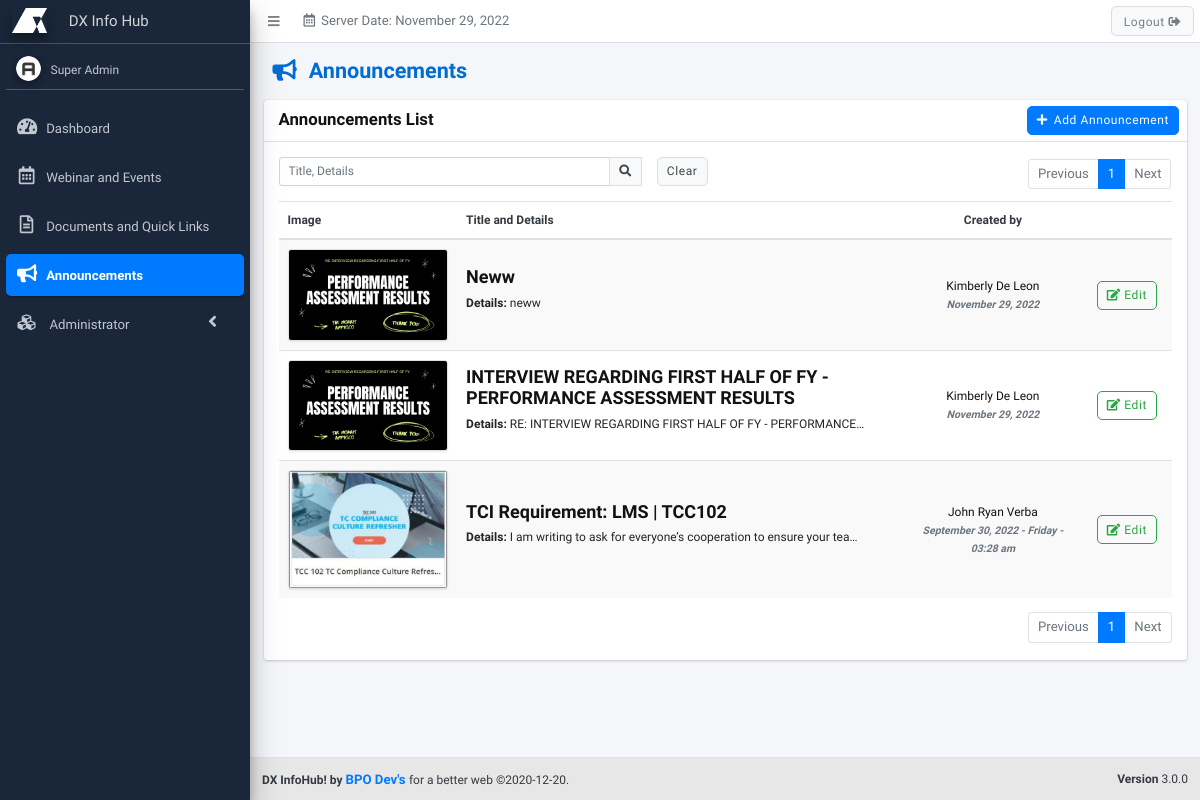
Screenshot of /pages/announcements/index.php (signed in) with the database file from the repository.
### tables this page shows
CREATE TABLE `announcements` (
  `id` int(255) UNSIGNED NOT NULL,
  `user_id` int(255) NOT NULL,
  `announcements_title` varchar(255) NOT NULL DEFAULT '',
  `announcements_details` text NOT NULL,
  `announcements_img` varchar(255) NOT NULL,
  `announcements_count` int(1) NOT NULL DEFAULT 0,
  `date_edit` varchar(255) NOT NULL,
  `date_created` varchar(255) DEFAULT NULL,
  `announcements_status` int(255) NOT NULL DEFAULT 0,
  `temp_del` int(11) NOT NULL DEFAULT 0,
  `timestamp` timestamp NOT NULL DEFAULT current_timestamp() ON UPDATE current_timestamp()
);

CREATE TABLE `users` (
  `user_id` bigint(20) NOT NULL,
  `user_employee_id` varchar(50) NOT NULL DEFAULT '',
  `user_email` varchar(100) NOT NULL DEFAULT '',
  `user_password` varchar(200) NOT NULL DEFAULT '',
  `user_firstname` varchar(100) NOT NULL DEFAULT '',
  `user_middlename` varchar(100) NOT NULL DEFAULT '',
  `user_lastname` varchar(100) NOT NULL DEFAULT '',
  `user_nickname` varchar(50) NOT NULL DEFAULT '',
  `user_photo` varchar(100) NOT NULL DEFAULT '',
  `role_ids` varchar(1000) NOT NULL DEFAULT ',',
  `permissions` varchar(1000) NOT NULL DEFAULT ',',
  `user_position` int(11) NOT NULL DEFAULT 0,
  `user_level` int(11) NOT NULL DEFAULT 1,
  `user_gender` varchar(100) NOT NULL,
  `user_mobile` varchar(50) NOT NULL DEFAULT '',
  `team_id` bigint(20) NOT NULL DEFAULT 0,
  `user_hiredate` int(11) NOT NULL DEFAULT 0,
  `user_enddate` int(11) NOT NULL DEFAULT 0,
  `user_mantra_in_life` varchar(300) NOT NULL,
  `user_skills` varchar(300) NOT NULL,
  `starting_date` int(11) NOT NULL DEFAULT 0,
  `data_per_page` int(11) NOT NULL DEFAULT 20,
  `user_last_login` int(11) NOT NULL DEFAULT 0,
  `user_log_attempts` int(11) DEFAULT NULL,
  `lockout_timestamp` datetime DEFAULT NULL,
  `user_status` float NOT NULL DEFAULT 0,
  `temp_del` int(11) NOT NULL DEFAULT 0,
  `user_certificate` varchar(255) DEFAULT NULL
);

### includes/functions.php (called while the page is built, shortened)
<?php
function renderLang($lang_arr) {
	if(isset($lang_arr[$GLOBALS['default_lang_idx']])) {
		if($lang_arr[$GLOBALS['default_lang_idx']] != '') {
			$return = $lang_arr[$GLOBALS['default_lang_idx']];
		} else {
			$return = $lang_arr[0];
		}
	} else {
		$return = $lang_arr[0];
	}
	return $return;
}
function checkSession() {
	$r = 0;
	if(isset($_SESSION['sys_id'])) {
		$r = 1;
	}
	return $r;
}
function checkPermission($permission) {
	$r = 0;
	if(in_array($permission,$_SESSION['sys_permissions'])) {
		$r = 1;
	}
	return $r;
}
function encryptID($id,$module = '') {
	return processIDEncryption($id,'encrypt',$module);
}
function processIDEncryption($id,$action,$module) {
	$charBank_arr = array('_q','i','_B','l','_a','M','f','u','_g','O','h','9','V','W','F','s','6','K','P','_b','8','_r','X','3','Y','2','N','d','q','_S','j','_L','_R','p','Z','E','5','e','x','A','_k','_I','g','_Q','_G','J','G','_j','_J','b','_c','o','_E','_p','m','1','_i','_K','_o','B','I','S','_l','_H','0','_n','Q','y','_D','a','H','n','L','_C','D','t','k','_P','R','_e','_s','_M','z','_d','c','_A','_m','w','v','_h','_N','U','_O','T','C','7','_F','r','_f','4');
	$output = '';
	if($action == 'encrypt') {
		$epoch_time = substr(time() * rand(1,100),0,10);
		$dynamic_val = '';
		$dynamic_val .= $charBank_arr[($epoch_time[0].$epoch_time[1])*1];
		$dynamic_val .= $charBank_arr[($epoch_time[2].$epoch_time[3])*1];
		$dynamic_val .= $charBank_arr[($epoch_time[4].$epoch_time[5])*1];
		$dynamic_val .= $charBank_arr[($epoch_time[6].$epoch_time[7])*1];
		$dynamic_val .= $charBank_arr[($epoch_time[8].$epoch_time[9])*1];
		$secret_key = $dynamic_val;
	}
	$encrypt_method = "AES-256-CBC";
	$key = hash('sha256',$secret_key);
	if($module == '') {
		$module = $GLOBALS['page'];
	}
	$iv = substr(hash('sha256',$module),0,16);
	if($action == 'encrypt') {
		$output = base64_encode(openssl_encrypt($id,$encrypt_method,$key,0,$iv)).$dynamic_val;
	} else {
		$id = str_replace($secret_key,'',$id);
		$output = openssl_decrypt(base64_decode($id),$encrypt_method,$key,0,$iv);
	}
	return $output;
}
function getTable($sql_table) {
	$r = array();
	$sql = $GLOBALS['pdo']->prepare("SELECT * FROM ".$sql_table);
	$sql->execute();
	while($data = $sql->fetch(PDO::FETCH_ASSOC)) {
		array_push($r,$data);
	}
	return $r;
}
?>

### includes/lang/announcements.php (called while the page is built, shortened)
<?php
$announcements = array(
	'Announcements',
	''
);
$announcements_list = array(
	'Announcements List',
	''
);
$announcements_add = array(
	'Add Announcement',
	''
);
$announcements_edit = array(
	'Edit Announcement',
	''
);
$announcements_title_label = array(
	'Title',
	''
);
$announcements_details_label = array(
	'Details',
	''
);
?>

### includes/lang/webinar-events.php (called while the page is built, shortened)
<?php
$edit = array(
	'Edit',
	''
);
$image= array(
	'Image',
	''
)
?>

### includes/lang/documents.php (called while the page is built, shortened)
<?php
$created_by = array(
	'Created by',
	''
);
?>

### includes/common/set-search.php (called while the page is built, shortened)
<?php
$where = '';
if(isset($keywords_arr)) {
	foreach($keywords_arr as $keyword) {
		$keyword = str_replace("'","''",$keyword);
		if($where == '') {
			foreach($fields_arr as $field) {
				if($where == '') {
					$where .= " WHERE ".$field." LIKE '%".$keyword."%' AND temp_del = 0";
				} else {
					$where .= " OR ".$field." LIKE '%".$keyword."%' AND temp_del = 0";
				}
			}
		} else {
			foreach($fields_arr as $field) {
				$where .= " OR ".$field." LIKE '%".$keyword."%' AND temp_del = 0";
			}
		}
	}
} else {
	if($where == '' && $page != 'system-log') {
		 $where = " WHERE temp_del=0";
	}
}
?>

### includes/common/set-pagination.php (called while the page is built, shortened)
<?php
$numrows = 5;
$page_ctr = 1;
$sql_start = abs($numrows * ((int)$page_ctr-1));
?>

### pages/announcements/index.php (the view, shortened to what this page needs)
<?php
require($_SERVER['DOCUMENT_ROOT'].'/includes/config.php');
if(checkSession()) {
	if(checkPermission('announcements')) {
		$page = 'announcements';
		$fields_arr = array('announcements_title', 'announcements_details');
		require($_SERVER['DOCUMENT_ROOT'].'/includes/common/set-search.php');
		require($_SERVER['DOCUMENT_ROOT'].'/includes/common/set-pagination.php');
		$users_arr = getTable('users');
?>
<!DOCTYPE html>
<html>
<head>
	<?php require($_SERVER['DOCUMENT_ROOT'].'/includes/common/links.php'); ?>
</head>
<body class="hold-transition sidebar-mini layout-fixed">
	<div class="wrapper">
		<?php
		require($_SERVER['DOCUMENT_ROOT'].'/includes/common/child-header.php');
		require($_SERVER['DOCUMENT_ROOT'].'/includes/common/child-sidebar.php');
		?>
		<div class="content-wrapper" style="height:auto;">
			<section class="content-header">
				<div class="container-fluid">
					<div class="row mb-2">
						<div class="col-sm-6 col-12">
							<h1><i class="fa fa-bullhorn mr-3"></i><?php echo renderLang($announcements); ?></h1>
						</div>
					</div>
				</div>
			</section>
			<section class="content">
				<div class="container-fluid">
					<div class="card">
						<div class="card-header">
							<h3 class="card-title"><?php echo renderLang($announcements_list); ?></h3>
							<div class="card-tools">
								<?php if(checkPermission('announcements-add')) { ?><a href="add-announcements" class="btn btn-primary btn-md"><i class="fa fa-plus mr-2"></i><?php echo renderLang($announcements_add); ?></a><?php } ?>
							</div>
						</div>
						<div class="card-body">
							<?php require($_SERVER['DOCUMENT_ROOT'].'/includes/common/search-and-pagination.php'); ?>
							<div class="table-responsive">
								<table id="table-data" class="table table-striped table-hover">
									<thead>
										<tr class="text-dark">
											<th style="width:20%"><?php echo renderLang($image); ?></th>
											<th style="width:50%"><?php echo renderLang($announcements_title_label).' and '.renderLang($announcements_details_label); ?></th>
											<th class="text-center"style="width:20%"><?php echo renderLang($created_by); ?></th>
											<th style="width:10%"></th>
										</tr>
									</thead>
									<tbody>
										<?php
										$sql = $pdo->prepare("SELECT * FROM announcements ". $where ." ORDER BY id DESC LIMIT ".$sql_start.",".$numrows);
										$sql->execute();
										while($data = $sql->fetch(PDO::FETCH_ASSOC)) {
											$announcements_id = encryptID($data['id']);
											echo '<tr>';
												echo '<td class="align-middle"><img src="assets/images/announcements/'.$data['announcements_img'].'" class=" img-thumbnail p-0"></td>';
												echo '<td class="align-middle"><h4 class=" font-weight-bold">'.$data['announcements_title'].'</h4><pre  style="max-width: 400px;"  class="p-0 text-truncate"><b>'.renderLang($announcements_details_label).':</b> '.$data['announcements_details'].'</pre></td>';
												echo '<td class="align-middle text-center">';
													foreach($users_arr as $user) {
														if($user['user_id'] == $data['user_id']) {
															echo $user['user_firstname'].' '.$user['user_lastname'];
															break;
														}
													}
												echo '<br><em class="text-secondary font-weight-bold text-sm">'.$data['date_created'] .'</em></td>';
												echo '<td class="align-middle text-center">';
													if(checkPermission('announcements-edit')) {
														echo '<a href="/edit-announcements/'.$announcements_id.'" class="btn btn-outline-success btn-s" title="'.renderLang($announcements_edit).'"><i class="fas fa-edit"></i> '.renderLang($edit).'</a>';
													}
												echo '</td>';
											echo '</tr>';
										}
										?>
									</tbody>
								</table>
							</div>
							<?php require($_SERVER['DOCUMENT_ROOT'].'/includes/common/pagination-bottom.php'); ?>
						</div>
					</div>
				</div>
			</section>
		</div>
	</div>
	<?php require($_SERVER['DOCUMENT_ROOT'].'/includes/common/child-footer.php'); ?>
</body>
</html>
<?php
	} else {
		$_SESSION['sys_permission_err'] = renderLang($permission_message_1);
		header('location: /dashboard');
	}
} else {
	$_SESSION['sys_login_err'] = renderLang($login_msg_err_4);
	header('location: /login');
}
?>

### assets/css/common.css (style rules this page uses)
html { font-size: 12px; }
.content-wrapper { padding-bottom: 2.5rem; }
.card-header > .card-tools { margin-top: -.25rem; margin-bottom: -.25rem; }
.card-title { font-size: 1.4rem; }
.content-header { padding: 15px 15px 10px; }
.table-striped tbody tr:nth-of-type(odd) { background: rgba(0,0,0,0.025); }

### assets/css/style.css (style rules this page uses)
:root { --blue: #006DD3; --gray: #E7E7E7; --dark-gray: #606060; --white: #fff; --black: #121212; }
body p, a { font-size: 1.1rem; }
.btn { border-radius: 5px; letter-spacing: 0.05rem; }
.btn .fa { margin-right: 10px; }
@media (min-width: 1200px) { pre { font-family: 'Inter Tight', sans-serif; font-size: 1rem; } }
@media (min-width: 1200px) { .h1, .h2, .h3, .h4, .h5, .h6, h1, h2, h3, h4, h5, h6 { font-weight: bold !important; text-transform: none; } }
@media (min-width: 1200px) { body { font-family: 'Inter Tight', sans-serif; color: var(--black); height: 100%; font-size: 1rem; } }
@media (min-width: 1200px) { * { box-sizing: border-box; } }
@media (min-width: 1200px) { [class*="col-"] { float: left; } }
@media (min-width: 1200px) { h1 { font-weight: 700; color: var(--blue);; } }
[class*="col-"] { width: 100%; }
@media only screen and (min-width: 768px) { .col-12 { width: 100%; } }

### rows the page displays
announcements: announcements_img (picture), announcements_title "Neww", announcements_details "neww", date_created "November 29, 2022"
users: user_firstname "Kimberly", user_lastname "De Leon"
announcements: announcements_img (picture), announcements_title "INTERVIEW REGARDING FIRST HALF OF FY - PERFORMANCE ASSESSMENT RESULTS", announcements_details "RE: INTERVIEW REGARDING FIRST HALF OF FY - PERFORMANCE…", date_created "November 29, 2022"
announcements: announcements_img (picture), announcements_title "TCI Requirement: LMS | TCC102", announcements_details "I am writing to ask for everyone’s cooperation to ensure your tea…", date_created "September 30, 2022 - Friday - 03:28 am"
users: user_firstname "John Ryan", user_lastname "Verba"

### other values shown
renderLang($header_server_date) "Server Date:"
$_SESSION['sys_fullname'] "Super Admin"
renderLang($announcements) "Announcements"
renderLang($announcements_list) "Announcements List"
renderLang($announcements_add) "Add Announcement"
renderLang($btn_clear) "Clear"
renderLang($btn_previous) "Previous"
renderLang($btn_next) "Next"
renderLang($image) "Image"
renderLang($announcements_title_label) "Title"
renderLang($announcements_details_label) "Details"
renderLang($created_by) "Created by"
renderLang($sitename) "DX InfoHub!"
